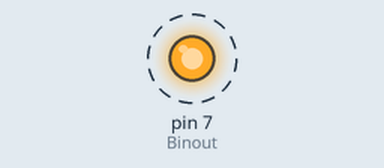
Recording of a sketch running on a simulated Arduino Uno, built with avr-gcc and run on an emulated ATmega328P. Shown: output pins drawn as LEDs (lit = HIGH). Dashed ring = blinking.

Above: at 0.1 s.
Timing chart, 0 to 40.0 s (numbered marks = the images above):
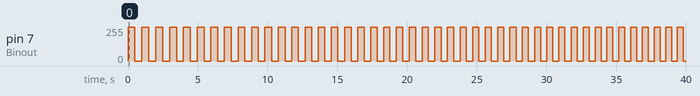

The sketch:

Binary_Test_LEONARDO.ino
```cpp
const int Binout = 7;
int BinDelay = 500;
int BinaryDig = B10011;
void setup() {
  // put your setup code here, to run once:
  pinMode(Binout, OUTPUT);
  Serial.begin(9600);


}

void loop() {
  // put your main code here, to run repeatedly:
  while(BinDelay > 1){
   digitalWrite(Binout, HIGH);
  delay(BinDelay);
  digitalWrite(Binout, LOW);
  delay(BinDelay);
  BinDelay = BinDelay -2;

  }


}
```

Measured:
- by itself, pin 7 (Binout): alternates 255/255 for 0.46 s and 0/255 for 0.46 s
